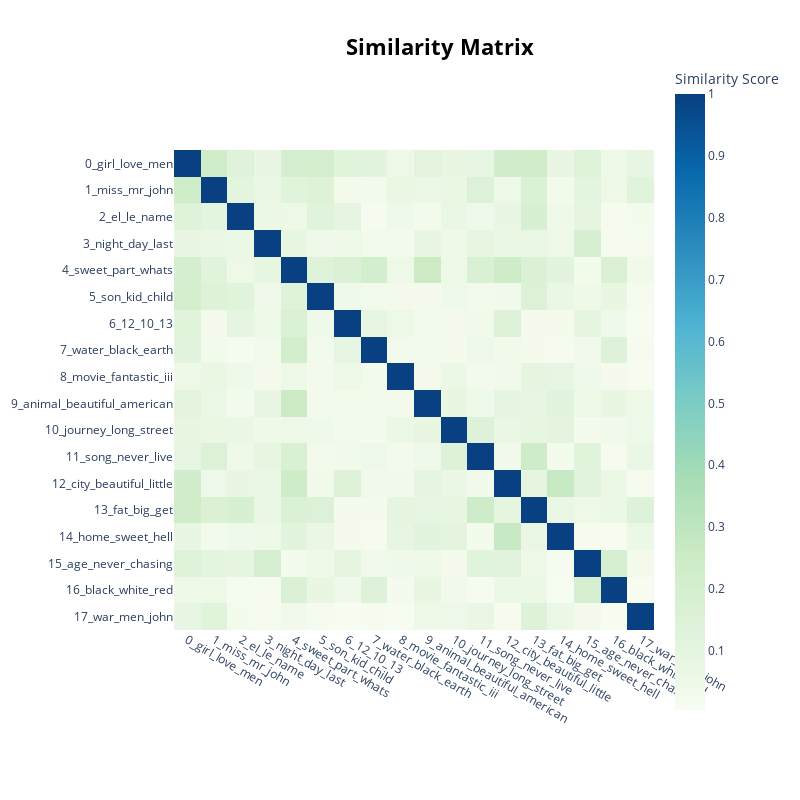

Source (notebook cell):
### Code cell
# Visualize similarity using heatmap
topic_model.visualize_heatmap()

### Figure 1 — Plotly figure (JSON) as saved in the notebook; plotly's stock layout.template omitted (floating-point values rounded to 4 significant figures; data arrays with more than 128 entries replaced by an {"elided": "..."} marker saying what was removed)
{"data": [{"coloraxis": "coloraxis", "hovertemplate": "x: %{x}<br>y: %{y}<br>Similarity Score: %{z}<extra></extra>", "name": "0", "type": "heatmap", "x": ["0_girl_love_men", "1_miss_mr_john", "2_el_le_name", "3_night_day_last", "4_sweet_part_whats", "5_son_kid_child", "6_12_10_13", "7_water_black_earth", "8_movie_fantastic_iii", "9_animal_beautiful_american", "10_journey_long_street", "11_song_never_live", "12_city_beautiful_little", "13_fat_big_get", "14_home_sweet_hell", "15_age_never_chasing", "16_black_white_red", "17_war_men_john"], "xaxis": "x", "y": ["0_girl_love_men", "1_miss_mr_john", "2_el_le_name", "3_night_day_last", "4_sweet_part_whats", "5_son_kid_child", "6_12_10_13", "7_water_black_earth", "8_movie_fantastic_iii", "9_animal_beautiful_american", "10_journey_long_street", "11_song_never_live", "12_city_beautiful_little", "13_fat_big_get", "14_home_sweet_hell", "15_age_never_chasing", "16_black_white_red", "17_war_men_john"], "yaxis": "y", "z": {"elided": "18x18 float values"}}], "layout": {"coloraxis": {"colorbar": {"title": {"text": "Similarity Score"}}, "colorscale": [[0, "rgb(247,252,240)"], [0.125, "rgb(224,243,219)"], [0.25, "rgb(204,235,197)"], [0.375, "rgb(168,221,181)"], [0.5, "rgb(123,204,196)"], [0.625, "rgb(78,179,211)"], [0.75, "rgb(43,140,190)"], [0.875, "rgb(8,104,172)"], [1, "rgb(8,64,129)"]]}, "height": 800, "hoverlabel": {"bgcolor": "white", "font": {"family": "Rockwell", "size": 16}}, "legend": {"title": {"text": "Trend"}}, "margin": {"t": 60}, "showlegend": true, "title": {"font": {"color": "Black", "size": 22}, "text": "<b>Similarity Matrix</b>", "x": 0.55, "xanchor": "center", "y": 0.95, "yanchor": "top"}, "width": 800, "xaxis": {"anchor": "y", "constrain": "domain", "domain": [0, 1], "scaleanchor": "y"}, "yaxis": {"anchor": "x", "autorange": "reversed", "constrain": "domain", "domain": [0, 1]}}}
